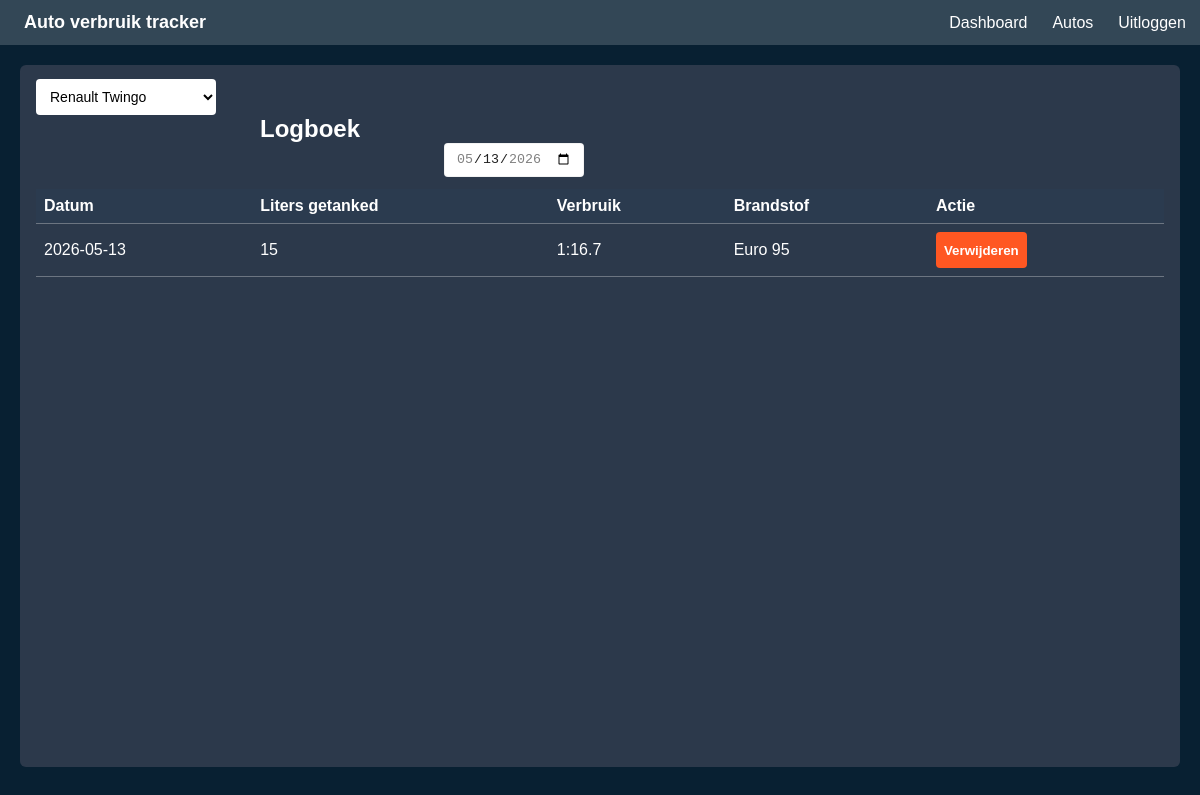
/log (signed in), run on an earlier commit of the app's database.
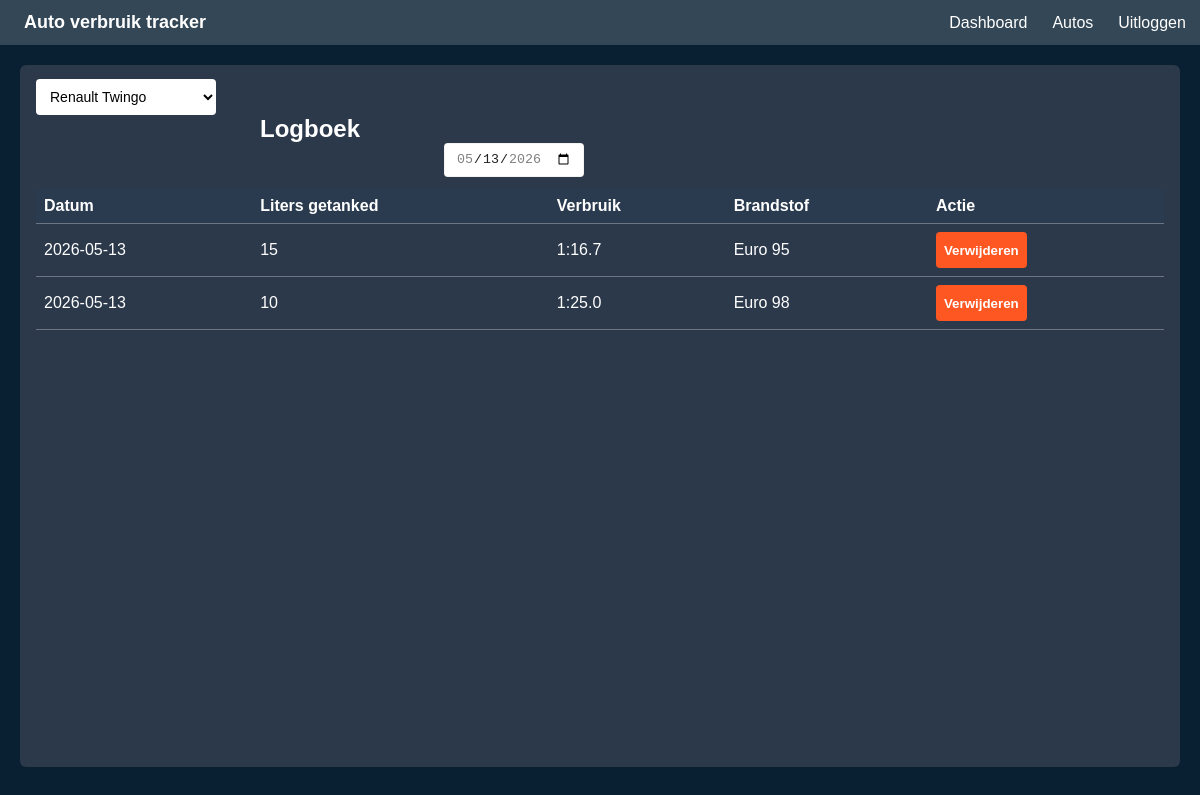
And on a later commit of the database.
### tables this page shows
CREATE TABLE refuels (fuelmoment_id INTEGER PRIMARY KEY AUTOINCREMENT, car_id INTEGER, user_id INTEGER, fuelmoment_liters INTEGER, fuelmoment_date date, fuelmoment_type varchar (32), fuelmoment_usage varchar (64));

### app.py (the view)
@app.route("/log", methods=['GET', 'POST'])
def log():
    if authicated():
        if request.method == 'GET':
            return log_get(request)
        if request.method == 'POST':
            return log_post(request)
    else:
        return redirect(url_for("login"))

### src/auth.py (called while the page is built)
def authicated():
    if 'user' in session:
        return True
    else:
        return False

### templates/log.html (shortened to what this page needs)
<!DOCTYPE html>
<html lang="nl">
<head>
  <link rel="stylesheet" href="static\style.css" />
</head>
<body>
  <header class="navbar">
    <div class="navbar__left">
      <a class="logo">Auto verbruik tracker</a>
    </div>
    <nav class="navbar__right">
      <a href={{url_for("dashboard")}} class="nav-link">Dashboard</a>
      <a href={{url_for("cars")}} class="nav-link">Autos</a>
      <a href={{url_for("logout")}} class="nav-link">Uitloggen</a>
    </nav>
  </header>
  <main class="shell">
    <section class="board">
      <div class="board__bar">
        <form method="post">
        <div class="board__left">
          <select name="car_select" class="car-select" onchange="this.form.submit()">
              {% if cars %}
                  {% for car in cars %}
                      <option name='car_select' value='{{ car[0] }}' {% if car[0] == selectedCar %}selected{% endif %}>{{ car[0] }}</option>
                  {% endfor %}
              {% else %}
                  <option>Geen autos beschikbaar</option>
              {% endif %}
          </select>
        </div>
        <h2 class="board__title">Logboek</h2>
        <div class="board__right">
          <input class="input" type="date" name="start_date" min="{{ minDate }}" max="{{ maxDate }}" value="{{ selectedDate }}" onchange="this.form.submit()"/>
        </div>
        </form>
      </div>
       <div class="board__list">
        <table>
                <thead>
                    <tr>
                        <th>Datum</th>
                        <th>Liters getanked</th>
                        <th>Verbruik</th>
                        <th>Brandstof</th>
                        <th>Actie</th>
                    </tr>
                </thead>
                <tbody>
                  {% if refuels %}
                    {% for refuel in refuels %}
                      <tr>
                        <td>{{ refuel[1] }}</td>
                        <td>{{ refuel[2] }}</td>
                        <td>{{ refuel[3] }}</td>
                        <td>{{ refuel[4] }}</td>
                        <td>
                          <form method='post' action='{{ url_for("delete_refuel") }}'>
                              <input type='hidden' name='refuel_id' value='{{ refuel[0] }}'><button class='btn' type='submit'>Verwijderen</button>
                          </form>
                        </td>
                      </tr>
                    {% endfor %}
                  {% endif %}
                </tbody>
            </table>
      </div>
    </section>
  </main>
</body>
</html>

### static/style.css (style rules this page uses)
:root { --bg: #082032; --panel: #2C394B; --label: white; --text: #222; --nav: #334756; --button_color: #FF4C29; --button_text: white; --logo_color: white; --radius: 8px; --gap: 20px; }
body { margin: 0; font-family: Arial, sans-serif; background: var(--bg); }
.navbar { background: var(--label); padding: 12px 25px; display: flex; justify-content: space-between; align-items: center; border-bottom: 2px solid #ddd; }
.navbar .logo { margin: 0; font-size: 18px; }
.navbar a { margin-left: 20px; color: var(--logo_color); text-decoration: none; }
.btn { background: var(--button_color); border: none; padding: 12px; color: var(--button_text); border-radius: 4px; cursor: pointer; }
* { box-sizing: border-box; }
html, body { height: 100%; }
body { margin: 0; font-family: Arial, Helvetica, sans-serif; background: var(--bg); color: var(--text); }
.navbar__right { display: flex; gap: 2%; }
.nav-link { color: var(--text); text-decoration: none; }
.shell { padding: 16px; min-height: calc(100vh - 58px); display: grid; }
.board { background: var(--panel); border-radius: 6px; padding: 18px 22px 22px; height: 100%; display: grid; grid-template-rows: auto 1fr; position: relative; }
.btn { height: 36px; padding: 0 16px; border: none; border-radius: 6px; background: var(--button_color); color: #fff; font-weight: 600; cursor: pointer; }
.board__list { display: grid; place-items: center; }
.navbar { background: var(--nav); border-bottom: 2px solid var(--border); padding: 12px 24px; display: flex; align-items: center; justify-content: space-between; }
.logo { color: var(--text); text-decoration: none; font-weight: 600; }
.nav-link { color: #444; text-decoration: none; }
.shell { padding: 20px; }
.board { background: var(--panel); border-radius: 6px; min-height: 60vh; padding: 14px 16px 16px; display: grid; grid-template-rows: auto 1fr; }
.board__bar { display: grid; grid-template-columns: 1fr auto 1fr; align-items: center; column-gap: 16px; margin-bottom: 12px; }
.board__title { color: var(--label); margin: 0; text-align: center; font-weight: 600; }
.board__left { justify-self: start; }
.board__right { justify-self: end; }
.board__list { background: transparent; border-radius: 4px; min-height: 45vh; display: grid; place-items: start; font-family: Arial, sans-serif; color: var(--button_text); }
.board__list table { width: 100%; border-collapse: collapse; }
.board__list th, .board__list td { padding: 8px; border-bottom: 1px solid rgba(255, 255, 255, 0.3); text-align: left; color: white; }
.board__list th { background-color: #2b3b4f; position: sticky; top: 0; z-index: 1; }
.board__list button { padding: 4px 8px; cursor: pointer; color: white; background-color: #ff5722; border: none; border-radius: 4px; }
.select, .input { appearance: none; -webkit-appearance: none; -moz-appearance: none; background: var(--label); color: var(--text); border: none; border-radius: 4px; height: 34px; padding: 0 12px; min-width: 140px; box-shadow: 0 0 0 1px rgba(0,0,0,.05) inset; }
.car-select { background-color: #fff; color: #000; min-width: 180px; height: 36px; padding: 6px 32px 6px 10px; border-radius: 4px; border: none; font-size: 14px; }

What changed in the data, as far as the page shows it:
added refuels: fuelmoment_date "2026-05-13", fuelmoment_liters "10", fuelmoment_usage "1:25.0", fuelmoment_type "Euro 98"
